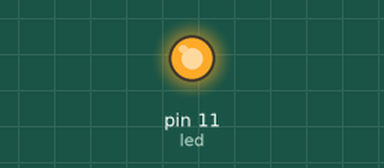
Simulated run of this sketch. Board: Arduino Uno, built with avr-gcc and run on an emulated ATmega328P. Shown: output pins drawn as LEDs (lit = HIGH).

Above: at 2.5 s.
At 8.5 s:
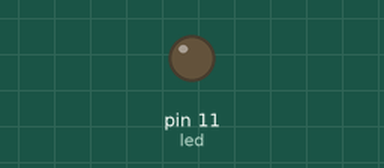
Timing chart, 0 to 15.6 s (numbered marks = the images above):
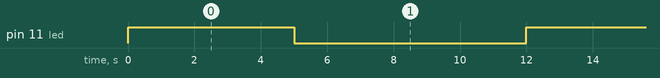

The sketch:

lab04.ino
```cpp
// C++ code
//
int led=11;
int led2=10;
int led3=9;
void setup()
{
  pinMode(led, OUTPUT);
}
 void loop()
{
  digitalWrite(led, HIGH); // Vermelho aceso
  delay(5000);           // Espera 5 segundos

  digitalWrite(led, LOW);  // Vermelho apagado
  digitalWrite(led2, HIGH); // Amarelo aceso
  delay(2000);           // Espera 2 segundos

  digitalWrite(led2, LOW);  // Amarelo apagado
  digitalWrite(led3, HIGH); // Verde aceso
  delay(5000);           // Espera 5 segundos

  digitalWrite(led3, LOW);  // Verde apagado

}
```

Measured:
- by itself, pin 11 (led): alternates HIGH for 5.0 s and LOW for 7.0 s
